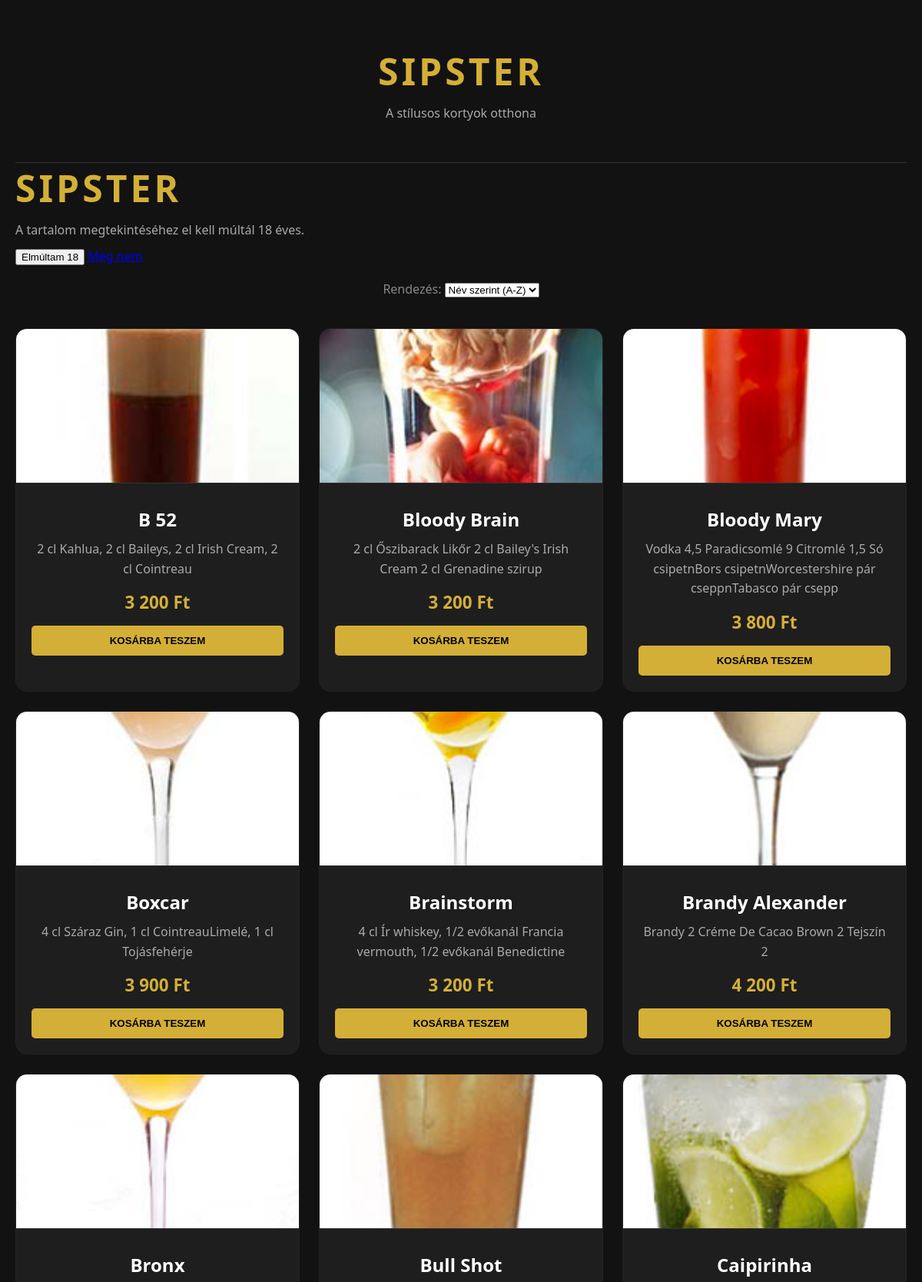
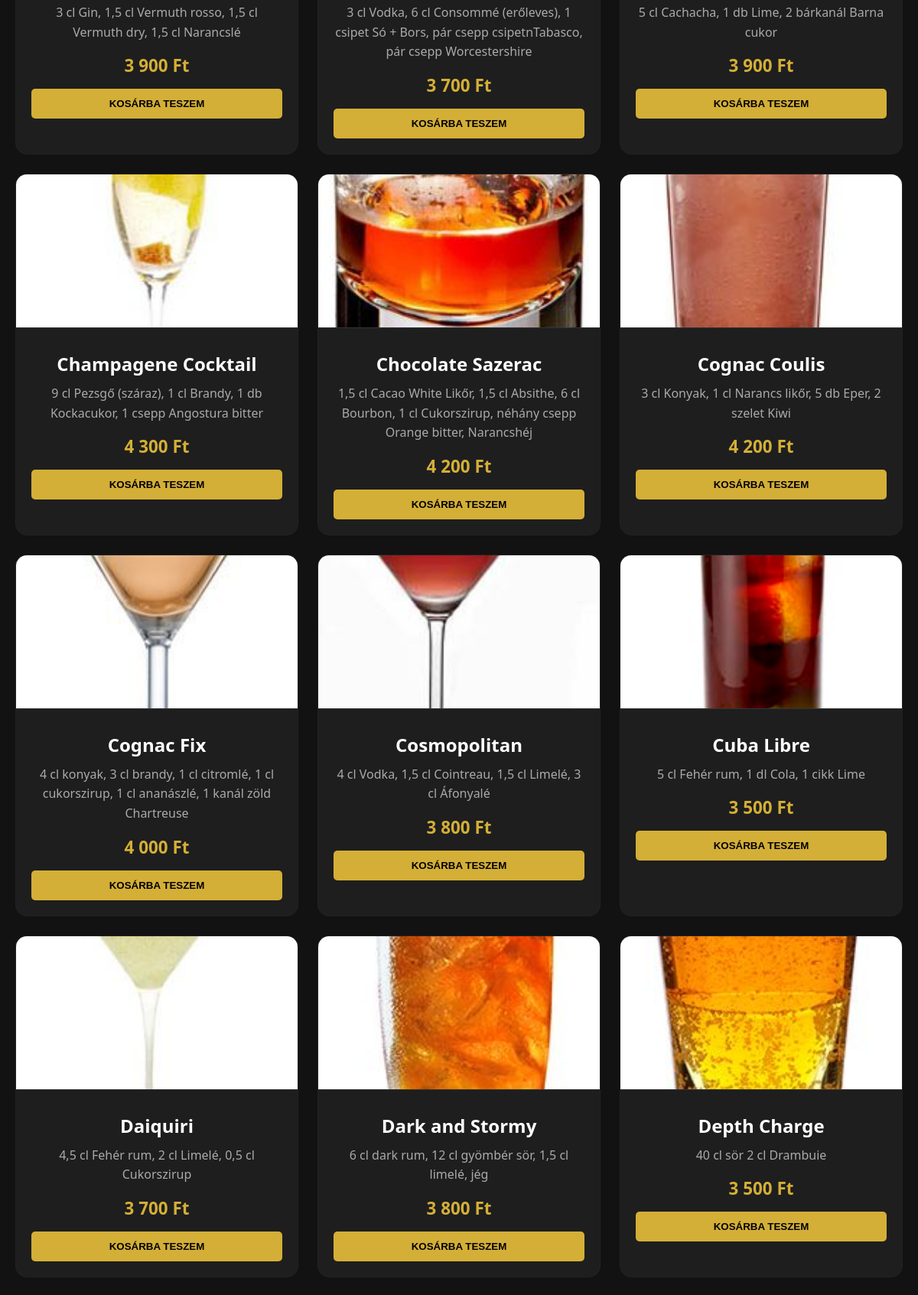
The page /shop.php (upper part) on the database its author committed (2 pictures, top to bottom).
### tables this page shows
CREATE TABLE `termekek` (
  `id` int(11) NOT NULL,
  `nev` varchar(100) NOT NULL,
  `leiras` text DEFAULT NULL,
  `ar` int(11) NOT NULL,
  `kep_nev` varchar(100) DEFAULT 'default.jpg'
);

### shop.php (called while the page is built, shortened)
<?php
require_once 'db.php';
$sort = $_GET['sort'] ?? 'nev';
$orderBy = "nev ASC";
$stmt = $pdo->query("SELECT * FROM termekek ORDER BY $orderBy");
$termekek = $stmt->fetchAll();
include 'view.php';
?>

### view.php (the view, shortened to what this page needs)
<!DOCTYPE html>
<html lang="hu">
<head>
    <link rel="stylesheet" href="assets/css/style.css">
</head>
<body>
<header>
    <h1>Sipster</h1>
    <p>A stílusos kortyok otthona</p>
</header>
<div id="age-gate">
    <div class="age-gate-content">
        <h1>SIPSTER</h1>
        <p>A tartalom megtekintéséhez el kell múltál 18 éves.</p>
        <div class="age-gate-buttons">
            <button onclick="verifyAge()" class="age-btn confirm">Elmúltam 18</button>
            <a href="https://youtu.be/XqZsoesa55w?si=Nv2tFGm8s_BqPSdu" class="age-btn deny">Még nem</a>
        </div>
    </div>
</div>
<div class="sorting-container">
    <label for="sort-select">Rendezés: </label>
   <select id="sort-select" onchange="location = 'shop.php?sort=' + this.value.split('=')[1];">
        <option value="index.php?sort=nev" <?php echo ($sort == 'nev' ? 'selected' : ''); ?>>Név szerint (A-Z)</option>
    </select>
</div>
<main class="grid">
    <?php if (empty($termekek)): ?>
        <p>Jelenleg nincsenek elérhető koktélok.</p>
    <?php else: ?>
        <?php foreach ($termekek as $koktel): ?>
            <div class="card">
                <img src="assets/img/<?= htmlspecialchars($koktel['kep_nev']) ?>"
                     alt="<?= htmlspecialchars($koktel['nev']) ?>"
                     class="card-image">
                <div class="card-body">
                    <h2><?= htmlspecialchars($koktel['nev']) ?></h2>
                    <p><?= htmlspecialchars($koktel['leiras']) ?></p>
                    <div class="price"><?= number_format($koktel['ar'], 0, '', ' ') ?> Ft</div>
                    <button class="btn">Kosárba teszem</button>
                </div>
            </div>
        <?php endforeach; ?>
    <?php endif; ?>
</main>
</body>
</html>

### assets/css/style.css (style rules this page uses)
:root { --gold: #d4af37; --dark: #121212; --card: #1e1e1e; }
body { background-color: var(--dark); color: white; font-family: 'Segoe UI', Tahoma, Geneva, Verdana, sans-serif; margin: 0; padding: 20px; }
header { text-align: center; padding: 40px 0; border-bottom: 1px solid #333; }
h1 { color: var(--gold); font-size: 3rem; margin: 0; letter-spacing: 4px; text-transform: uppercase; }
.grid { display: grid; grid-template-columns: repeat(auto-fit, minmax(280px, 1fr)); gap: 25px; max-width: 1200px; margin: 40px auto; }
.card { background: var(--card); border-radius: 15px; overflow: hidden; transition: transform 0.3s; border: 1px solid #222; text-align: center; display: flex; flex-direction: column; }
.card-image { width: 100%; height: 200px; object-fit: cover; border-bottom: 1px solid #333; }
.card-body { padding: 20px; }
.price { color: var(--gold); font-size: 1.4rem; font-weight: bold; margin: 15px 0; }
.btn { background: var(--gold); color: black; border: none; padding: 12px 25px; border-radius: 5px; cursor: pointer; font-weight: bold; text-transform: uppercase; width: 100%; }
.sorting-container { text-align: center; margin: 20px 0; color: #888; }
p { color: #aaa; line-height: 1.6; margin: 10px 0; }
h2 { margin: 10px 0; font-size: 1.5rem; }

### rows shown on the page
termekek: kep_nev (picture), nev "B 52", leiras "2 cl Kahlua, 2 cl Baileys, 2 cl Irish Cream, 2 cl Cointreau", ar "3 200"
termekek: kep_nev+nev (picture), nev "Bloody Brain", leiras "2 cl Őszibarack Likőr 2 cl Bailey's Irish Cream 2 cl Grenadine szirup", ar "3 200"
termekek: kep_nev (picture), nev "Bloody Mary", leiras "Vodka 4,5 Paradicsomlé 9 Citromlé 1,5 Só csipetnBors csipetnWorcestershire pár cseppnTabasco pár csepp", ar "3 800"
termekek: kep_nev+nev (picture), nev "Boxcar", leiras "4 cl Száraz Gin, 1 cl CointreauLimelé, 1 cl Tojásfehérje", ar "3 900"
termekek: kep_nev+nev (picture), nev "Brainstorm", leiras "4 cl Ír whiskey, 1/2 evőkanál Francia vermouth, 1/2 evőkanál Benedictine", ar "3 200"
termekek: kep_nev (picture), nev "Brandy Alexander", leiras "Brandy 2 Créme De Cacao Brown 2 Tejszín 2", ar "4 200"
termekek: kep_nev+nev (picture), nev "Bronx", leiras "3 cl Gin, 1,5 cl Vermuth rosso, 1,5 cl Vermuth dry, 1,5 cl Narancslé", ar "3 900"
termekek: kep_nev (picture), nev "Bull Shot", leiras "3 cl Vodka, 6 cl Consommé (erőleves), 1 csipet Só + Bors, pár csepp csipetnTabasco, pár csepp Worcestershire", ar "3 700"
termekek: kep_nev+nev (picture), nev "Caipirinha", leiras "5 cl Cachacha, 1 db Lime, 2 bárkanál Barna cukor", ar "3 900"
termekek: kep_nev (picture), nev "Champagene Cocktail", leiras "9 cl Pezsgő (száraz), 1 cl Brandy, 1 db Kockacukor, 1 csepp Angostura bitter", ar "4 300"
termekek: kep_nev+nev (picture), nev "Chocolate Sazerac", leiras "1,5 cl Cacao White Likőr, 1,5 cl Absithe, 6 cl Bourbon, 1 cl Cukorszirup, néhány csepp Orange bitter, Narancshéj", ar "4 200"
termekek: kep_nev (picture), nev "Cognac Coulis", leiras "3 cl Konyak, 1 cl Narancs likőr, 5 db Eper, 2 szelet Kiwi", ar "4 200"
termekek: kep_nev (picture), nev "Cognac Fix", leiras "4 cl konyak, 3 cl brandy, 1 cl citromlé, 1 cl cukorszirup, 1 cl ananászlé, 1 kanál zöld Chartreuse", ar "4 000"
termekek: kep_nev+nev (picture), nev "Cosmopolitan", leiras "4 cl Vodka, 1,5 cl Cointreau, 1,5 cl Limelé, 3 cl Áfonyalé", ar "3 800"
termekek: kep_nev (picture), nev "Cuba Libre", leiras "5 cl Fehér rum, 1 dl Cola, 1 cikk Lime", ar "3 500"
termekek: kep_nev+nev (picture), nev "Daiquiri", leiras "4,5 cl Fehér rum, 2 cl Limelé, 0,5 cl Cukorszirup", ar "3 700"
termekek: kep_nev (picture), nev "Dark and Stormy", leiras "6 cl dark rum, 12 cl gyömbér sör, 1,5 cl limelé, jég", ar "3 800"
termekek: kep_nev+nev (picture), nev "Depth Charge", leiras "40 cl sör 2 cl Drambuie", ar "3 500"
